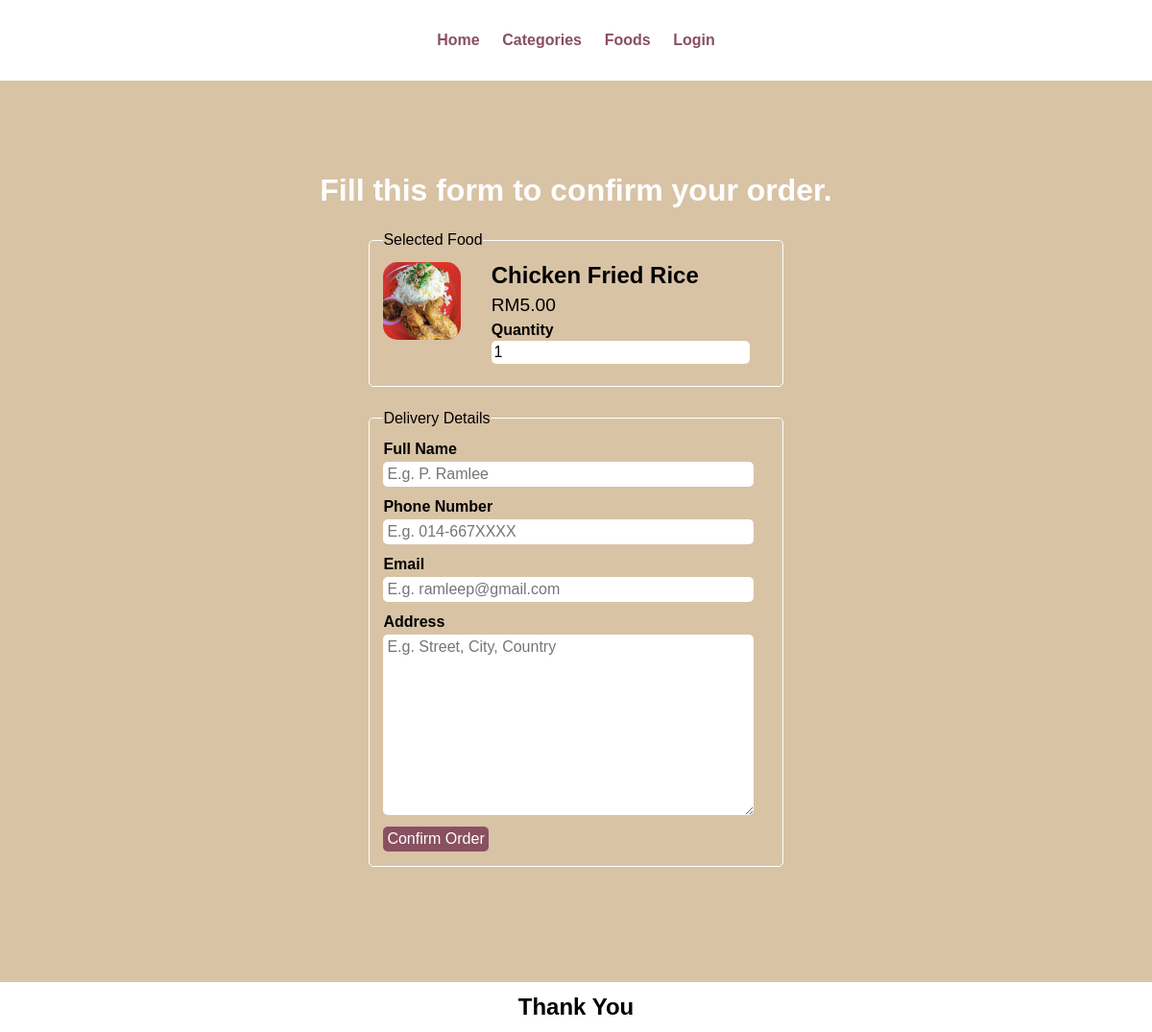
The page /order.php?food_id=1 on the database its author committed.
### tables this page shows
CREATE TABLE `tbl_food` (
  `id` int(10) UNSIGNED NOT NULL,
  `title` varchar(100) NOT NULL,
  `description` text NOT NULL,
  `price` decimal(10,2) NOT NULL,
  `image_name` varchar(255) NOT NULL,
  `category_id` int(10) UNSIGNED NOT NULL,
  `featured` varchar(10) NOT NULL,
  `active` varchar(10) NOT NULL
);

### order.php (the view, shortened to what this page needs)
<?php include('partials-user/menu.php'); ?>
    <?php
        if(isset($_GET['food_id']))
        {
            $food_id = $_GET['food_id'];
            $sql = "SELECT * FROM tbl_food WHERE id=$food_id";
            $res=mysqli_query($conn, $sql);
            $count = mysqli_num_rows($res);
            if($count==1)
            {
                $row = mysqli_fetch_assoc($res);
                $title = $row['title'];
                $price = $row['price'];
                $image_name = $row['image_name'];
            }
            else
            {
                header("location:".SITEURL);
            }
        }
        else
        {
            header("location:".SITEURL);
        }
    ?>
    <section class="food-search">
        <div class="container">
            <h2 class="text-center text-white">Fill this form to confirm your order.</h2>
            <form action="" class="order" method="POST">
                <fieldset>
                    <legend>Selected Food</legend>
                    <div class="food-menu-img">
                        <?php
                            if($image_name=="")
                            {
                                echo "Image not available.";
                            }
                            else
                            {
                                ?>
                                <img src="<?php echo SITEURL;?>images/food/<?php echo $image_name; ?>" alt="Nasi Lemak" class="img-responsive img-curve">
                               <?php
                            }
                        ?>
                    </div>
                    <div class="food-menu-desc">
                        <h3><?php echo $title; ?></h3>
                        <p class="food-price">RM<?php echo $price; ?></p>
                        <div class="order-label">Quantity</div>
                        <input type="number" name="qty" class="input-responsive" value="1" required>
                    </div>
                </fieldset>
                <fieldset>
                    <legend>Delivery Details</legend>
                    <div class="order-label">Full Name</div>
                    <input type="text" name="full-name" placeholder="E.g. P. Ramlee" class="input-responsive" required>
                    <div class="order-label">Phone Number</div>
                    <input type="tel" name="contact" placeholder="E.g. 014-667XXXX" class="input-responsive" required>
                    <div class="order-label">Email</div>
                    <input type="email" name="email" placeholder="E.g. ramleep@gmail.com" class="input-responsive" required>
                    <div class="order-label">Address</div>
                    <textarea name="address" rows="10" placeholder="E.g. Street, City, Country" class="input-responsive" required></textarea>
                    <input type="submit" name="submit" value="Confirm Order" class="btn btn-primary">
                </fieldset>
            </form>
        </div>
    </section>
<?php include('partials-user/footer.php'); ?>

### css/style.css (style rules this page uses)
* { margin: 0 0; padding: 0 0; font-family: Arial, Helvetica, sans-serif; }
.container { width: 80%; margin: 0 auto; padding: 1%; }
.img-responsive { width: 100%; }
.img-curve { border-radius: 15px; }
.text-center { text-align: center; }
.text-white { color: white; }
.btn { padding: 1%; border: none; font-size: 1rem; border-radius: 5px; }
.btn-primary { background-color: #895061; color: white; cursor: pointer; }
h2 { color: #2f3542; font-size: 2rem; margin-bottom: 2%; }
h3 { font-size: 1.5rem; }
fieldset { border: 1px solid white; margin: 5%; padding: 3%; border-radius: 5px; }
.food-search { background-color: #d8c3a5; background-size: cover; background-repeat: no-repeat; background-position: center; padding: 7% 0; }
.food-menu-img { width: 20%; float: left; }
.food-menu-desc { width: 70%; float: left; margin-left: 8%; }
.food-price { font-size: 1.2rem; margin: 2% 0; }
.order { width: 50%; margin: 0 auto; }
.input-responsive { width: 96%; padding: 1%; margin-bottom: 3%; border: none; border-radius: 5px; font-size: 1rem; }
.order-label { margin-bottom: 1%; font-weight: bold; }

### rows shown on the page
tbl_food: image_name (picture), title "Chicken Fried Rice", price "5.00"
